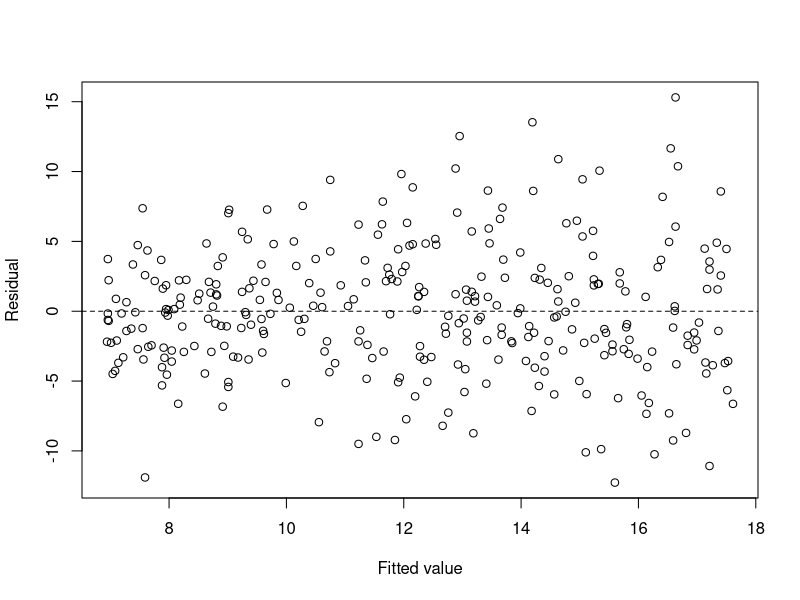
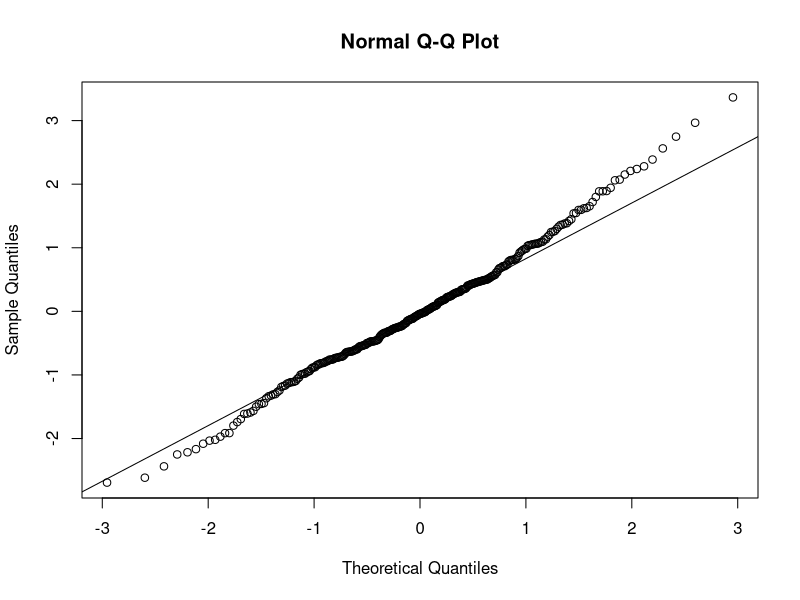

R code for these plots, in order:
## ---- chunk 1
#| label: imock-setup
#| include: false
# Chunk options only.
knitr::opts_chunk$set(echo = TRUE, message = FALSE, warning = FALSE,
                      fig.width = 7, fig.height = 4.5)
## ---- chunk 2
#| label: imock-load
ventures <- read.csv("data/qm-intermediate-mock-exam.csv")
ventures$digital <- factor(ventures$digital, levels = c("No", "Yes"))
## ---- chunk 3
#| label: imock-q1-fit
# Part 1
ventures <- read.csv("data/qm-intermediate-mock-exam.csv")
ventures$digital <- factor(ventures$digital, levels = c("No", "Yes"))
nrow(ventures)
mean(ventures$growth_pct)
max(ventures$growth_pct)

# Part 2
simple_model <- lm(growth_pct ~ marketing_10k, data = ventures)
coef(simple_model)

# Part 3
fit_50k <- predict(simple_model, newdata = data.frame(marketing_10k = 5))
fit_50k
11 - fit_50k
## ---- chunk 4
#| label: imock-q2-resid-plot
#| fig-height: 4
#| fig-cap: "Model answer, part 1: residuals against fitted values of the simple model of sales growth on marketing spending."
#| fig-alt: "Scatterplot of residuals against fitted sales growth from about 7 to 18 percent. The points scatter around the dashed zero line without a clear curve. Their vertical spread is narrower on the left and wider on the right, like a funnel."
# Part 1
plot(fitted(simple_model), residuals(simple_model),
     xlab = "Fitted value", ylab = "Residual")
abline(h = 0, lty = 2)
## ---- chunk 5
#| label: imock-q2-qq-plot
#| fig-height: 4
#| fig-cap: "Model answer, part 3: normal Q-Q plot of the standardised residuals of the simple model."
#| fig-alt: "Normal Q-Q plot. The points lie close to the straight reference line over most of the range and bend slightly above it at the right end, with the largest standardised residual at about 3.4."
# Part 3
qqnorm(rstandard(simple_model))
qqline(rstandard(simple_model))
## ---- chunk 6
#| label: imock-q2-spread-check
#| include: false
# Checks the funnel of part 1: spread of the residuals by third of fitted growth.
thirds <- cut(
  fitted(simple_model),
  breaks = quantile(fitted(simple_model), c(0, 1/3, 2/3, 1)),
  include.lowest = TRUE, labels = c("lowest", "middle", "highest")
)
tapply(residuals(simple_model), thirds, sd)
## ---- chunk 7
#| label: imock-colleague
#| include: false
# Checks the printed output of the colleague in Question 3.
set.seed(2026)
rows_200 <- sort(sample(nrow(ventures), 200))
ventures_200 <- ventures[rows_200, ]
model_200 <- lm(
  growth_pct ~ marketing_10k + experience_years + digital,
  data = ventures_200
)
summary(model_200)
SSE_200 <- sum(residuals(model_200)^2)
SST_200 <- sum((ventures_200$growth_pct - mean(ventures_200$growth_pct))^2)
c(SSE = SSE_200, SST = SST_200, R2 = 1 - SSE_200 / SST_200)
qt(0.975, df.residual(model_200))
confint(model_200)["marketing_10k", ]
## ---- chunk 8
#| label: imock-q4-anova
# Part 3
col_1 <- lm(growth_pct ~ marketing_10k + digital, data = ventures)
col_3 <- lm(
  growth_pct ~ marketing_10k + digital + experience_years + team_size,
  data = ventures
)
anova(col_1, col_3)
## ---- chunk 9
#| label: imock-q4-table
#| include: false
# Checks the regression table and the answers to parts 1 to 3 of Question 4.
col_2 <- lm(growth_pct ~ marketing_10k + digital + experience_years,
            data = ventures)
summary(col_1)
summary(col_2)
summary(col_3)
qt(0.975, df.residual(col_3))
b3 <- coef(col_3)
unname(3 * b3["marketing_10k"] + 4 * b3["experience_years"] + b3["digitalYes"])
confint(col_3)
cor(ventures$marketing_10k, ventures$experience_years)
((deviance(col_1) - deviance(col_3)) / 2) /
  (deviance(col_3) / df.residual(col_3))
## ---- chunk 10
#| label: imock-q5-interaction
# Part 1
interaction_model <- lm(
  growth_pct ~ spend_c * digital + experience_years,
  data = ventures
)
coef(interaction_model)
## ---- chunk 11
#| label: imock-q5-quadratic
# Part 2
curve_model <- lm(
  growth_pct ~ marketing_10k + I(marketing_10k^2) + digital +
    experience_years,
  data = ventures
)
coef(curve_model)
## ---- chunk 12
#| label: imock-q5-check
#| include: false
# Checks the answers to parts 1 to 3 of Question 5.
summary(interaction_model)$coefficients
b5 <- coef(interaction_model)
c(slope_physical = unname(b5["spend_c"]),
  slope_digital = unname(b5["spend_c"] + b5["spend_c:digitalYes"]))
bq <- coef(curve_model)
c(from_2_to_3 = unname(bq["marketing_10k"] +
                         bq["I(marketing_10k^2)"] * (2 * 2 + 1)),
  from_6_to_7 = unname(bq["marketing_10k"] +
                         bq["I(marketing_10k^2)"] * (2 * 6 + 1)))
unname(-bq["marketing_10k"] / (2 * bq["I(marketing_10k^2)"]))
max(ventures$marketing_10k)
## ---- chunk 13
#| label: imock-q6-check
#| include: false
# Checks the number of Question 6.
2 * unname(coef(col_3)["marketing_10k"])
## ---- chunk 14
#| label: imock-data
set.seed(734)
n_mock <- 320
marketing_10k <- round(runif(n_mock, 0.25, 8), 2)
experience_years <- sample(0:18, n_mock, replace = TRUE)
team_size <- sample(
  1:10, n_mock, replace = TRUE,
  prob = c(8, 16, 20, 20, 14, 9, 6, 4, 2, 1)
)
digital <- factor(
  ifelse(runif(n_mock) < 0.45, "Yes", "No"),
  levels = c("No", "Yes")
)
spend_c <- marketing_10k - 4
growth_mean <-
  8 + 1.10 * spend_c + 3 * (digital == "Yes") -
  0.10 * spend_c^2 + 0.30 * experience_years +
  0.70 * spend_c * (digital == "Yes") + 0.20 * team_size
growth_pct <- round(
  growth_mean + rnorm(n_mock, 0, 2.5 + 0.40 * marketing_10k),
  2
)
ventures <- data.frame(
  growth_pct, marketing_10k, experience_years, team_size, digital, spend_c
)
